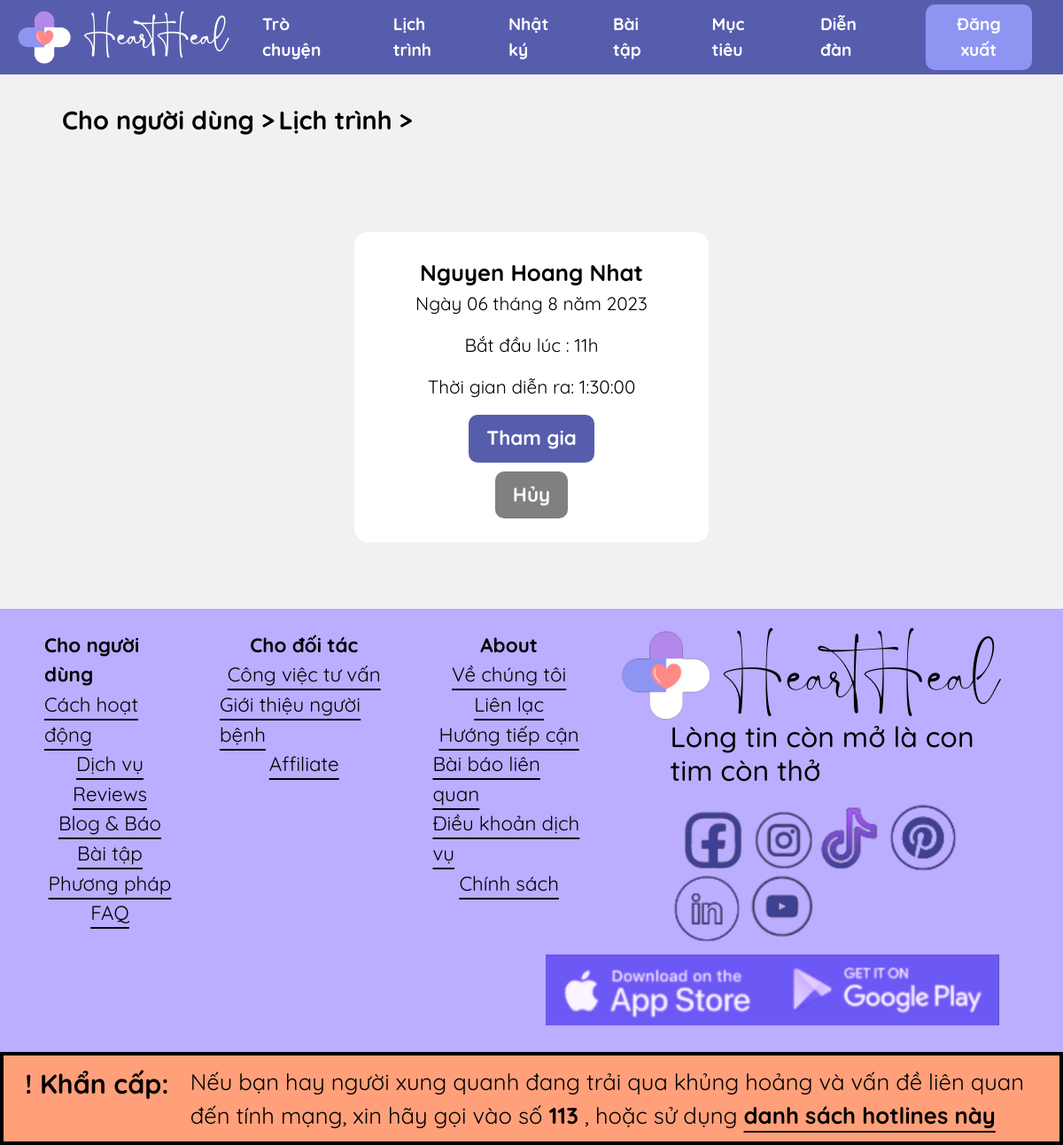
The app's page /schedule-me (signed in), older data.
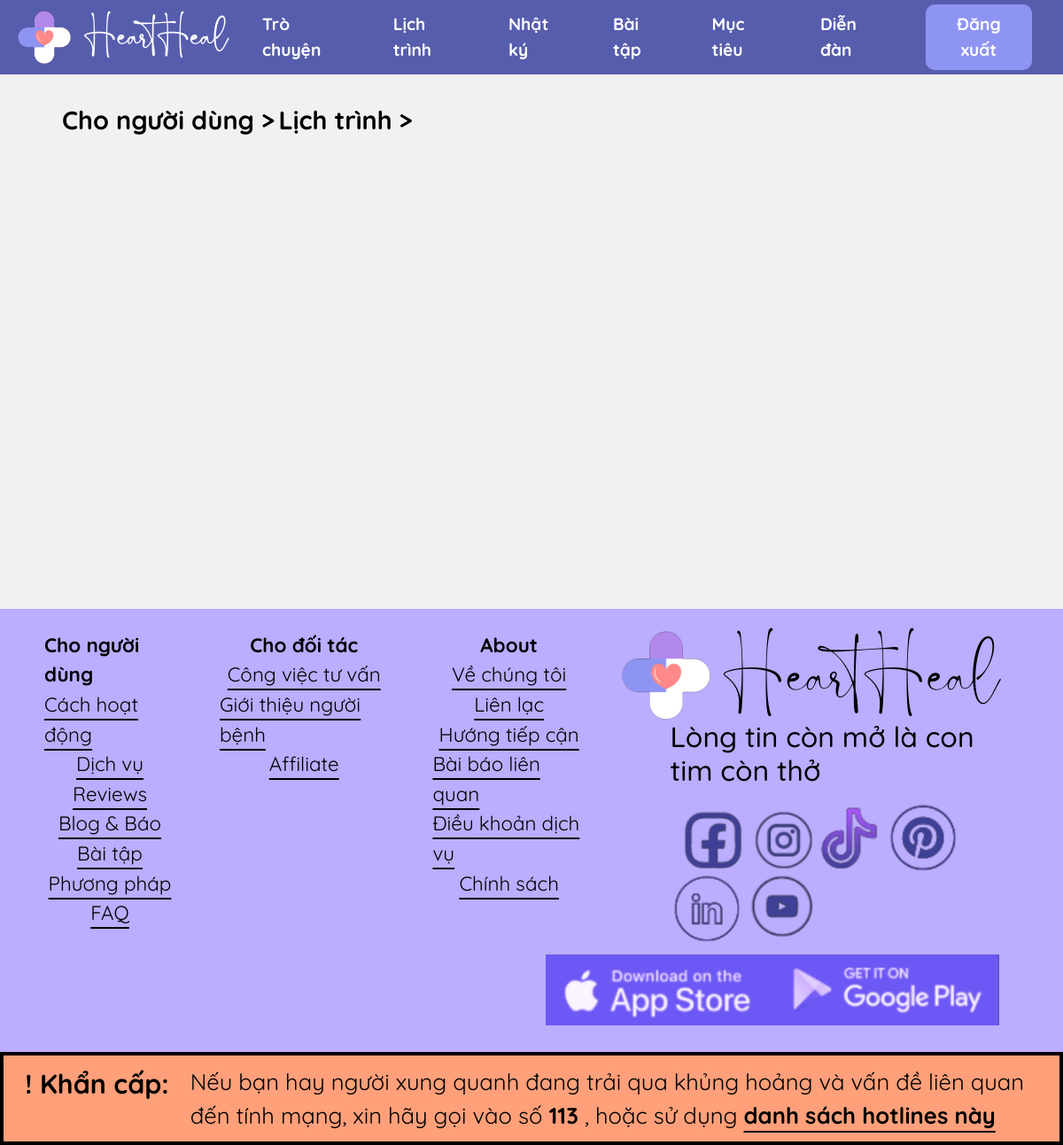
The same page, newer data.
### HeartHeal/models/schedule.py (models this page shows, shortened)
class Day(models.Model):
    date = models.DateField()
    calendar = models.ForeignKey(Calendar, on_delete=models.CASCADE, blank=True)
    meeting = models.OneToOneField(Meeting, on_delete=models.CASCADE, blank=True, null=True)

class Calendar(models.Model):
    patient = models.OneToOneField(User, on_delete=models.CASCADE, related_name='patient')
    doctor = models.ForeignKey(User, on_delete=models.CASCADE, related_name='doctor')
    def get_all_patient_calendar(doctor):
        return Calendar.objects.filter(doctor=doctor)

class Meeting(models.Model):
    title = models.CharField(max_length=200)
    when = models.IntegerField()
    duration = models.DurationField(default=datetime.time(hour=1))
    link_meeting = models.TextField(null=True, blank=True)

### HeartHeal/models/user.py (models this page shows, shortened)
class User(models.Model):
    name = models.CharField(max_length=255)
    phone = models.CharField(max_length=11, default=True)
    email = models.EmailField()
    password = models.CharField(max_length=100)
    image = models.ImageField(upload_to='imgs/', blank=True, null=True)
    assigned_doctor = models.ForeignKey('self',on_delete=models.CASCADE, blank=True, null=True)
    role = models.CharField(max_length=10, choices=ROLE, default='patient')
    doc_profile = models.TextField(null=True, blank=True)
    def get_user_by_id(id):
        try:
            return User.objects.get(id=id)
        except:
            return False

### HeartHeal/views/schedule.py (the view, shortened to what this page needs)
# urls.py: path('schedule-me', Schedule_me.as_view(), name='schedule-me'),
class Schedule_me(View):
    def get(self, request):
        if ('user' not in request.session):
            return redirect('login')
        current_user = User.get_user_by_id(request.session['user'])
        if request.session['role'] == 'doctor':
            calendars = Calendar.get_all_patient_calendar(doctor=current_user)
            days_have_meeting = []
            for calendar in calendars:
                days_have_meeting_per_patient = get_meeting_days_in_calendar(calendar)
                days_have_meeting += days_have_meeting_per_patient
        else:
            calendar = Calendar.get_calendar_patient(patient=current_user)
            if not calendar:
                return redirect('schedule')
            days_have_meeting = get_meeting_days_in_calendar(calendar)
        data = {
            "days" : days_have_meeting,
            'current_user': current_user
        }
        return render(request, 'schedule_me.html', data)

### HeartHeal/views/schedule.py (called while the page is built)
def get_meeting_days_in_calendar(calendar):
    days = Day.objects.filter(calendar=calendar)
    days_have_meeting = []
    for day in days:
        if day.meeting:
            days_have_meeting.append(day)
    return days_have_meeting

### HeartHeal/templates/schedule_me.html (shortened to what this page needs)
{% extends 'base_user.html' %}
{% load static %}
{% load i18n %}
{% block css %}
<link rel="stylesheet" href="{% static 'css/schedule_me.css' %}">
{% endblock %}
{% block navend %}
  <li class="nav-item custom-nav-item-pill">
    <form action="/dashboard" method="POST">
        <button type="submit" class="nav-link active"
        style="-webkit-appearance: none; -moz-appearance: none; outline: none; border: none; background: none; font-weight: bold;">
        Đăng xuất
    </button>
    </form>
  </li>
{% endblock %}
{% block content %}
  {% if current_user.role == 'patient' %}
    <div class="crumb-line">
      <a class="custom-crumb" href="{% url 'dashboard' %}">
        Cho người dùng >
      </a>
      <a class="custom-crumb" href="{% url 'schedule' %}">
        Lịch trình >
      </a>
      <a class="custom-crumb" href="{% url 'schedule-me' %}">
        Buổi tư vấn của tôi
      </a>
    </div>
    <div id="meetings-frame">
      {% for day in days %}
      <div class="meeting">
        {{day.calendar.doctor.name}}
        <p>{{day.date}}</p>
        <p>Bắt đầu lúc : {{day.meeting.when}}h</p>
        <p>Thời gian diễn ra: {{day.meeting.duration}}</p>
        {% if day.meeting.link_meeting %}
            <a class="meeting-btn" href="{{day.meeting.link_meeting}}" target="_blank">Tham gia</a>
        {% else %}
            <a class="meeting-btn" style="background-color: grey;" target="_blank">Đợi xác nhận</a>
        {% endif %}
      </div>
      {% endfor %}
    </div>
  {% else %}
    <div class="crumb-line">
      <a class="custom-crumb" href="{% url 'dashboard' %}">
        Cho người dùng >
      </a>
      <a class="custom-crumb" href="{% url 'schedule' %}">
        Lịch trình >
      </a>
    </div>
    <div id="meetings-frame">
      {% for day in days %}
        <div class="meeting">
          {{day.calendar.patient.name}}
          <p>{{day.date}}</p>
          <p>Bắt đầu lúc : {{day.meeting.when}}h</p>
          <p>Thời gian diễn ra: {{day.meeting.duration}}</p>
          {% if day.meeting.link_meeting %}
            <a class="meeting-btn" href="{{day.meeting.link_meeting}}" target="_blank">Tham gia</a>
            <form class="" action="{% url 'schedule-me' %}" method="POST" style="display: inline-block;">
              <button type="submit" style="background-color: grey; margin-top: 10px;" class="meeting-btn">Hủy</button>
            </form>
          {% endif %}
        </div>
      {% endfor %}
    </div>
  {% endif %}
{% endblock %}

Row changes from the older to the newer data that the page shows:
removed Day: calendar.patient.name "Nguyen Hoang Nhat", date "Ngày 06 tháng 8 năm 2023", meeting.when "11", meeting.duration "1:30:00"
